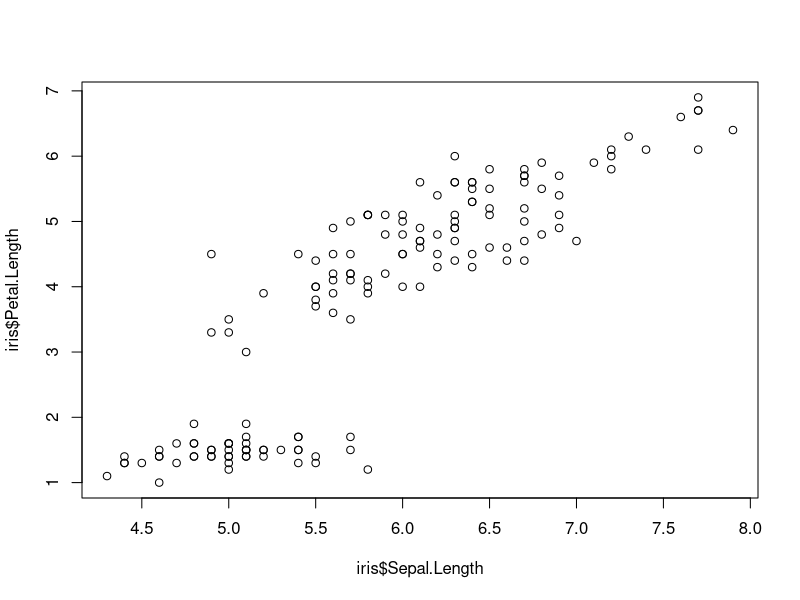
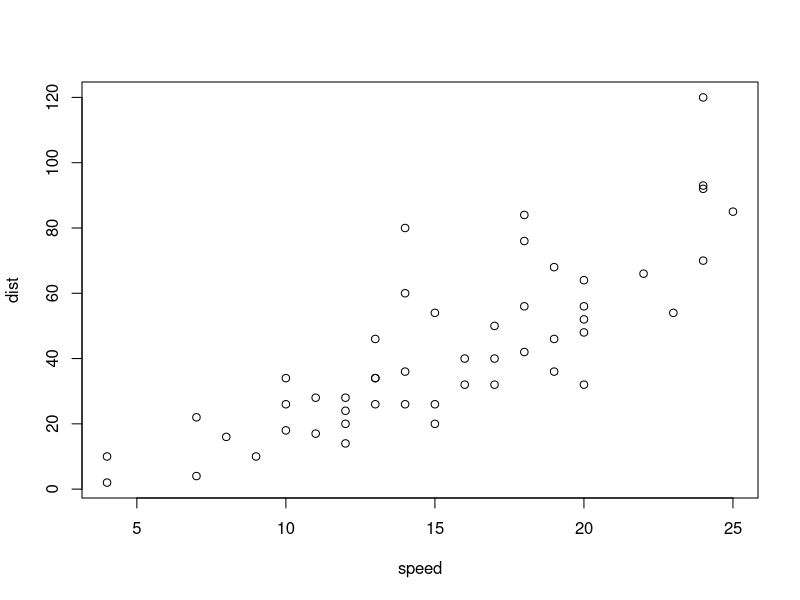

Source code (R) for these figures, in order:
## ---- chunk 1
summary(iris)

## ---- chunk 2
plot(iris$Sepal.Length,iris$Petal.Length)
## ---- chunk 3
summary(cars)
## ---- chunk 4
plot(cars)
